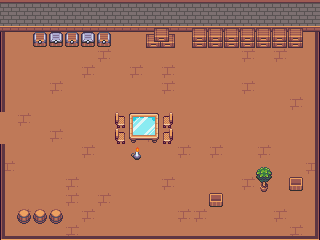

The image is a tile-based game level rendered from a .tmx file. Its description and complete source (layers, tilesets, objects, tile grids) follow:
An orthogonal 20x15 tile map with 16x16 px tiles, 2 tile layers (Desen Katmanı 1, Desen Katmanı 2).

<map version="1.10" tiledversion="1.12.1" orientation="orthogonal" renderorder="right-down" width="20" height="15" tilewidth="16" tileheight="16" infinite="0" nextlayerid="3" nextobjectid="1">
 <tileset firstgid="1" source="interior_tiles.tsx" />
 <layer id="1" name="Desen Katmanı 1" width="20" height="15">
  <data encoding="csv">
100,100,100,100,100,100,100,100,100,100,100,100,100,100,100,100,100,100,100,100,
148,148,148,148,148,148,148,148,148,148,148,148,148,148,148,148,148,148,148,148,
289,289,289,289,289,289,289,289,289,290,289,289,289,290,289,289,289,290,289,289,
289,289,289,289,289,289,290,289,289,289,289,289,289,289,289,290,289,290,289,289,
289,289,289,289,289,290,289,289,290,289,290,289,289,289,289,289,289,289,289,289,
289,289,289,290,289,289,289,289,289,289,290,289,289,289,289,290,289,289,289,289,
289,289,289,289,289,289,289,289,289,289,289,289,289,289,289,289,289,289,290,289,
289,290,289,289,289,289,289,289,289,289,289,289,289,289,289,289,289,289,289,289,
289,289,289,290,289,289,289,289,289,290,289,289,289,289,289,289,289,289,289,289,
289,289,289,289,289,290,289,289,289,289,289,290,289,290,289,289,290,289,289,289,
290,289,289,289,289,289,289,289,289,289,289,289,289,289,289,289,289,289,289,290,
289,289,289,289,290,289,289,289,289,289,290,289,289,289,289,290,289,289,289,289,
289,289,289,289,290,289,290,289,289,289,289,289,289,289,289,289,289,289,289,289,
289,290,289,289,289,290,289,289,289,289,289,290,290,289,289,289,289,290,289,289,
289,289,289,289,290,289,289,289,289,289,289,289,289,289,289,289,289,289,290,289
</data>
 </layer>
 <layer id="2" name="Desen Katmanı 2" width="20" height="15">
  <data encoding="csv">
0,0,0,0,0,0,0,0,0,0,0,0,0,0,0,0,0,0,0,0,
0,0,0,0,0,0,0,0,0,22,23,0,69,69,69,69,69,69,69,0,
629,0,120,168,120,168,120,0,0,70,71,0,117,117,117,117,117,117,117,625,
629,0,0,0,0,0,0,0,0,0,0,0,0,0,0,0,0,0,0,625,
629,0,0,0,0,0,0,0,0,0,0,0,0,0,0,0,0,0,0,625,
629,0,0,0,0,0,0,0,0,0,0,0,0,0,0,0,0,0,0,625,
629,0,0,0,0,0,0,0,0,0,0,0,0,0,0,0,0,0,0,625,
0,0,0,0,0,0,0,304,299,300,400,0,0,0,0,0,0,0,0,625,
0,0,0,0,0,0,0,304,347,348,400,0,0,0,0,0,0,0,0,625,
629,0,0,0,0,0,0,0,533,0,0,0,0,0,0,0,0,0,0,625,
629,0,0,0,0,0,0,0,0,0,0,0,0,0,0,0,449,0,0,625,
629,0,0,0,0,0,0,0,0,0,0,0,0,0,0,0,497,0,20,625,
629,0,0,0,0,0,0,0,0,0,0,0,0,20,0,0,0,0,0,625,
629,738,738,738,0,0,0,0,0,0,0,0,0,0,0,0,0,0,0,625,
580,531,531,531,531,531,531,531,531,531,531,531,531,531,531,531,531,531,531,578
</data>
 </layer>
</map>
